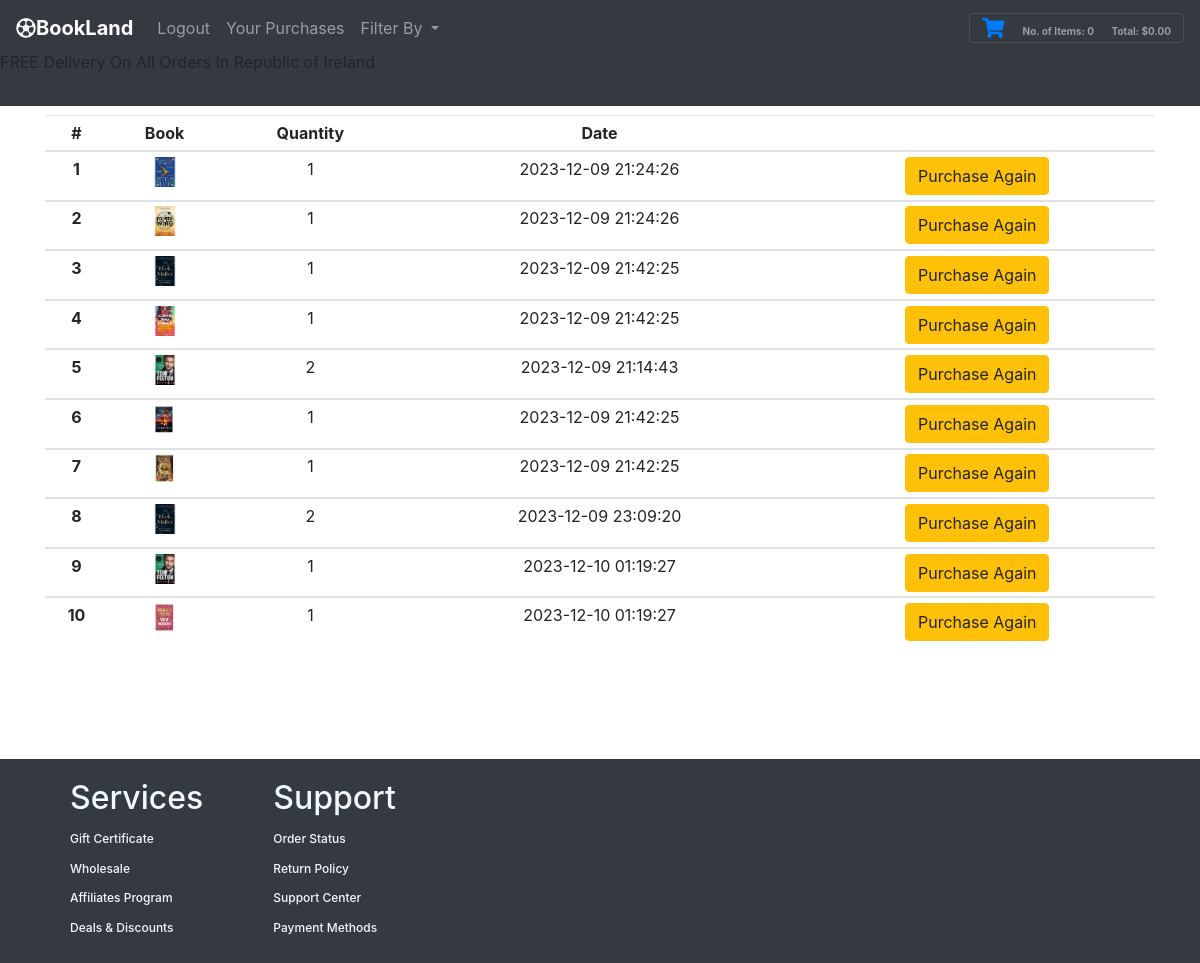
Screenshot of /purchase_history/ (signed in) with the database file from the repository.
### tables this page shows
CREATE TABLE "purchases" (
	"id"	INTEGER NOT NULL,
	"uid"	INTEGER NOT NULL,
	"image"	TEXT,
	"quantity"	INTEGER,
	"date"	DATE
);

### app.py (the view)
@app.route("/purchase_history/")
def history():
    shoppingCart = []
    shopLen = len(shoppingCart)
    totItems=0
    total=0
    display=0
    myBooks = db.execute("SELECT * FROM purchases where uid=:uid",uid=session['uid'])
    print(session['uid'],myBooks)
    myBooksLen = len(myBooks)
    print(myBooks)
    return render_template("purchase_history.html", shoppingCart=shoppingCart, shopLen=shopLen, total=total, totItems=totItems, display=display, session=session, myBooks=myBooks, myBooksLen=myBooksLen)

### templates/purchase_history.html (shortened to what this page needs)
{% extends "base_template.html" %}
{% block body %}
<div class="row" style="height:80vh;">
    <div class="col-sm">
        <h2> Past Purchases </h2>
        <table class="table table-sm">
            <thead>
              <tr>
                <th scope="col">#</th>
                <th scope="col">Book</th>
                <th scope="col">Quantity</th>
                <th scope="col">Date</th>
                <th scope="col"></th>
              </tr>
            </thead>
            <tbody>
                {% for i in range(myBooksLen) %}
              <tr>
                <th scope="row">{{ i + 1 }}</th>
                <td><img src="{{ url_for('static', filename='Images/' + myBooks[i]['image']) }}" width="30px" alt="{{ myBooks[i]['team'] }}" /></td>
                <td>{{ myBooks[i]["quantity"] }}</td>
                <td>{{ myBooks[i]["date"] }}</td>
                <td><a href="/filter/?id={{ myBooks[i]['id'] }}"><button type="button" class="btn btn-warning">Purchase Again</button></a></td>
              </tr>
            </tbody>
            {% endfor %}
          </table>
        </div>
        </div>
{% endblock %}

### Static/CSS/styles.css (style rules this page uses)
tr { text-align: center; }
html, body { height: 100%; margin: 0; display: flex; flex-direction: column; }

### rows the page displays
purchases: image (picture), quantity "1", date "2023-12-09 21:24:26"
purchases: image (picture), quantity "1", date "2023-12-09 21:24:26"
purchases: image (picture), quantity "1", date "2023-12-09 21:42:25"
purchases: image (picture), quantity "1", date "2023-12-09 21:42:25"
purchases: image (picture), quantity "2", date "2023-12-09 21:14:43"
purchases: image (picture), quantity "1", date "2023-12-09 21:42:25"
purchases: image (picture), quantity "1", date "2023-12-09 21:42:25"
purchases: image (picture), quantity "2", date "2023-12-09 23:09:20"
purchases: image (picture), quantity "1", date "2023-12-10 01:19:27"
purchases: image (picture), quantity "1", date "2023-12-10 01:19:27"

### other values shown
{{ totItems }} "0"
{{ '{:,.2f}'.format(total) }} "0.00"
{{ i + 1 }} "1" "2" "3" "4" "5" "6" "7" "8" "9" "10"
